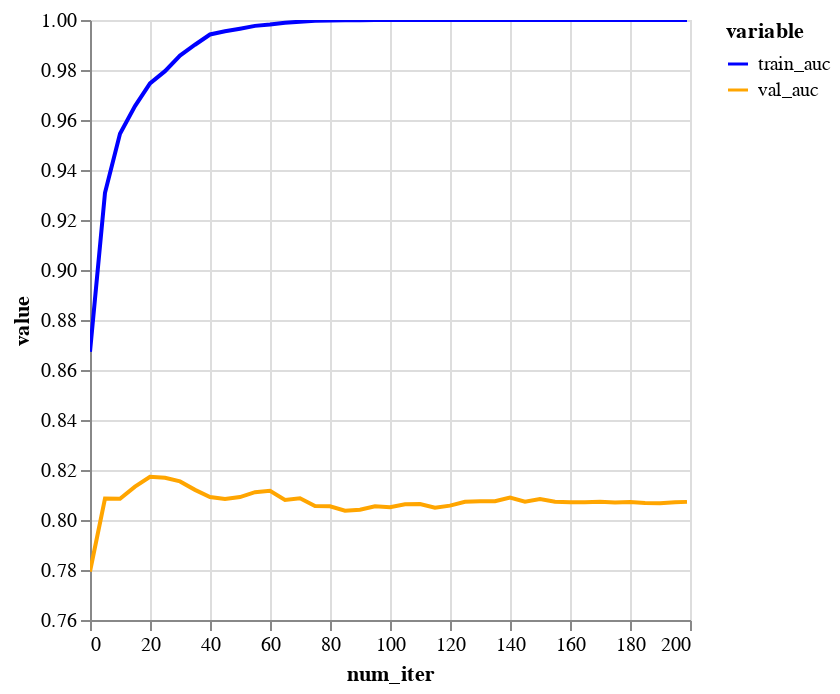

Notebook code for this chart:
### Code cell
color_scale = alt.Scale(domain=["train_auc", "val_auc"], range=["blue", "orange"])
df_score.unpivot(index="num_iter").plot.line(
    x="num_iter:Q",
    y="value:Q",
    color=alt.Color("variable:O", scale=color_scale),
).configure_scale(zero=False)

### Figure 1 — Vega-Lite specification as saved in the notebook (floating-point values rounded to 4 significant figures)
{"config": {"view": {"continuousWidth": 300, "continuousHeight": 300}, "scale": {"zero": false}}, "data": {"name": "data-cb13d762fcb4eb921908339c986d75bf"}, "mark": {"type": "line", "tooltip": true}, "encoding": {"color": {"field": "variable", "scale": {"domain": ["train_auc", "val_auc"], "range": ["blue", "orange"]}, "type": "ordinal"}, "x": {"field": "num_iter", "type": "quantitative"}, "y": {"field": "value", "type": "quantitative"}}, "params": [{"name": "param_4", "select": {"type": "interval", "encodings": ["x", "y"]}, "bind": "scales"}], "$schema": "https://vega.github.io/schema/vega-lite/v5.20.1.json", "datasets": {"data-cb13d762fcb4eb921908339c986d75bf": [{"num_iter": 0, "variable": "train_auc", "value": 0.8673}, {"num_iter": 5, "variable": "train_auc", "value": 0.9309}, {"num_iter": 10, "variable": "train_auc", "value": 0.9545}, {"num_iter": 15, "variable": "train_auc", "value": 0.9655}, {"num_iter": 20, "variable": "train_auc", "value": 0.9746}, {"num_iter": 25, "variable": "train_auc", "value": 0.9795}, {"num_iter": 30, "variable": "train_auc", "value": 0.9858}, {"num_iter": 35, "variable": "train_auc", "value": 0.9901}, {"num_iter": 40, "variable": "train_auc", "value": 0.9942}, {"num_iter": 45, "variable": "train_auc", "value": 0.9955}, {"num_iter": 50, "variable": "train_auc", "value": 0.9965}, {"num_iter": 55, "variable": "train_auc", "value": 0.9977}, {"num_iter": 60, "variable": "train_auc", "value": 0.9982}, {"num_iter": 65, "variable": "train_auc", "value": 0.9989}, {"num_iter": 70, "variable": "train_auc", "value": 0.9993}, {"num_iter": 75, "variable": "train_auc", "value": 0.9997}, {"num_iter": 80, "variable": "train_auc", "value": 0.9998}, {"num_iter": 85, "variable": "train_auc", "value": 0.9999}, {"num_iter": 90, "variable": "train_auc", "value": 0.9999}, {"num_iter": 95, "variable": "train_auc", "value": 1.0}, {"num_iter": 100, "variable": "train_auc", "value": 1.0}, {"num_iter": 105, "variable": "train_auc", "value": 1.0}, {"num_iter": 110, "variable": "train_auc", "value": 1.0}, {"num_iter": 115, "variable": "train_auc", "value": 1.0}, {"num_iter": 120, "variable": "train_auc", "value": 1.0}, {"num_iter": 125, "variable": "train_auc", "value": 1.0}, {"num_iter": 130, "variable": "train_auc", "value": 1.0}, {"num_iter": 135, "variable": "train_auc", "value": 1.0}, {"num_iter": 140, "variable": "train_auc", "value": 1.0}, {"num_iter": 145, "variable": "train_auc", "value": 1.0}, {"num_iter": 150, "variable": "train_auc", "value": 1.0}, {"num_iter": 155, "variable": "train_auc", "value": 1.0}, {"num_iter": 160, "variable": "train_auc", "value": 1.0}, {"num_iter": 165, "variable": "train_auc", "value": 1.0}, {"num_iter": 170, "variable": "train_auc", "value": 1.0}, {"num_iter": 175, "variable": "train_auc", "value": 1.0}, {"num_iter": 180, "variable": "train_auc", "value": 1.0}, {"num_iter": 185, "variable": "train_auc", "value": 1.0}, {"num_iter": 190, "variable": "train_auc", "value": 1.0}, {"num_iter": 195, "variable": "train_auc", "value": 1.0}, {"num_iter": 199, "variable": "train_auc", "value": 1.0}, {"num_iter": 0, "variable": "val_auc", "value": 0.7794}, {"num_iter": 5, "variable": "val_auc", "value": 0.8086}, {"num_iter": 10, "variable": "val_auc", "value": 0.8085}, {"num_iter": 15, "variable": "val_auc", "value": 0.8133}, {"num_iter": 20, "variable": "val_auc", "value": 0.8173}, {"num_iter": 25, "variable": "val_auc", "value": 0.8169}, {"num_iter": 30, "variable": "val_auc", "value": 0.8154}, {"num_iter": 35, "variable": "val_auc", "value": 0.8121}, {"num_iter": 40, "variable": "val_auc", "value": 0.8092}, {"num_iter": 45, "variable": "val_auc", "value": 0.8084}, {"num_iter": 50, "variable": "val_auc", "value": 0.8092}, {"num_iter": 55, "variable": "val_auc", "value": 0.8111}, {"num_iter": 60, "variable": "val_auc", "value": 0.8117}, {"num_iter": 65, "variable": "val_auc", "value": 0.808}, {"num_iter": 70, "variable": "val_auc", "value": 0.8087}, {"num_iter": 75, "variable": "val_auc", "value": 0.8055}, {"num_iter": 80, "variable": "val_auc", "value": 0.8055}, {"num_iter": 85, "variable": "val_auc", "value": 0.8037}, {"num_iter": 90, "variable": "val_auc", "value": 0.8041}, {"num_iter": 95, "variable": "val_auc", "value": 0.8055}, {"num_iter": 100, "variable": "val_auc", "value": 0.8051}, {"num_iter": 105, "variable": "val_auc", "value": 0.8063}, {"num_iter": 110, "variable": "val_auc", "value": 0.8064}, {"num_iter": 115, "variable": "val_auc", "value": 0.8049}, {"num_iter": 120, "variable": "val_auc", "value": 0.8057}, {"num_iter": 125, "variable": "val_auc", "value": 0.8073}, {"num_iter": 130, "variable": "val_auc", "value": 0.8075}, {"num_iter": 135, "variable": "val_auc", "value": 0.8075}, {"num_iter": 140, "variable": "val_auc", "value": 0.809}, {"num_iter": 145, "variable": "val_auc", "value": 0.8073}, {"num_iter": 150, "variable": "val_auc", "value": 0.8084}, {"num_iter": 155, "variable": "val_auc", "value": 0.8073}, {"num_iter": 160, "variable": "val_auc", "value": 0.8071}, {"num_iter": 165, "variable": "val_auc", "value": 0.8071}, {"num_iter": 170, "variable": "val_auc", "value": 0.8073}, {"num_iter": 175, "variable": "val_auc", "value": 0.807}, {"num_iter": 180, "variable": "val_auc", "value": 0.8072}, {"num_iter": 185, "variable": "val_auc", "value": 0.8068}, {"num_iter": 190, "variable": "val_auc", "value": 0.8067}, {"num_iter": 195, "variable": "val_auc", "value": 0.8071}, {"num_iter": 199, "variable": "val_auc", "value": 0.8073}]}}
